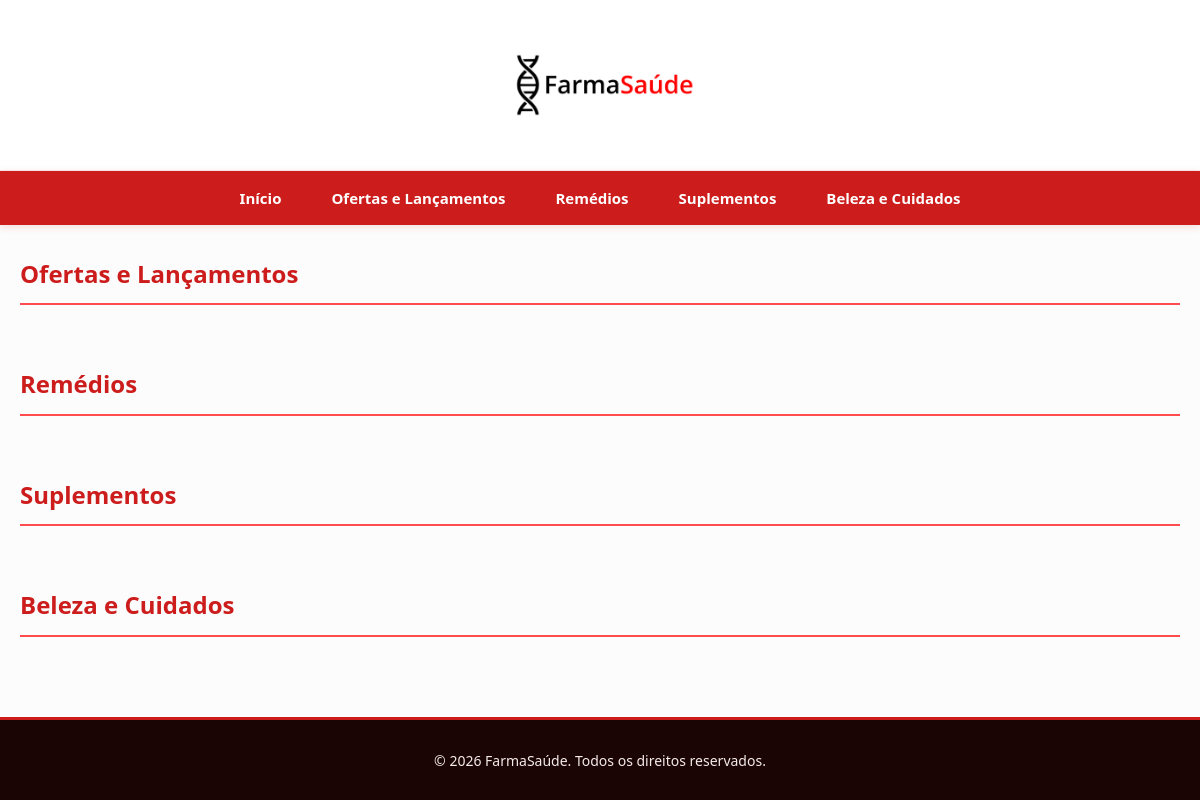
Before: / with the older database file.
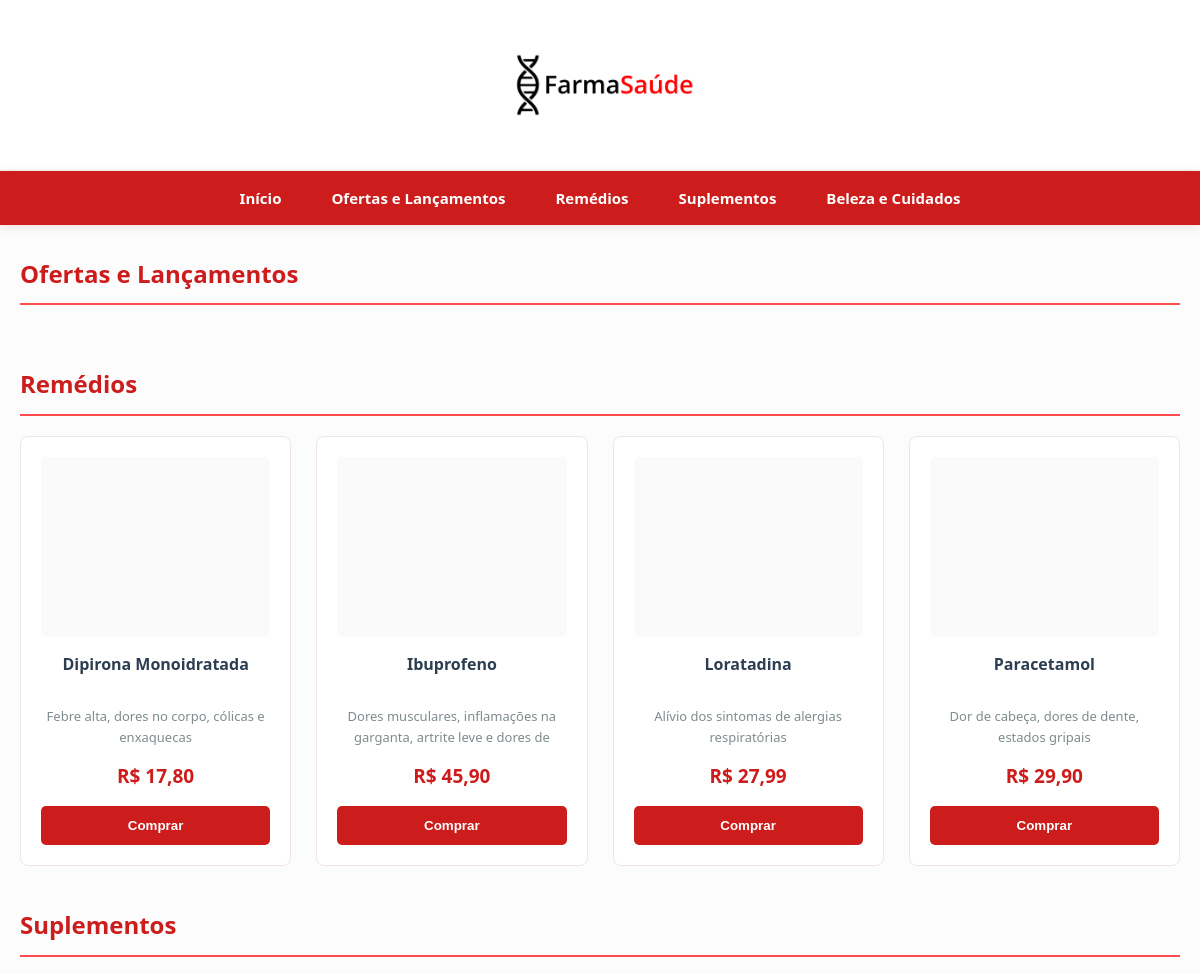
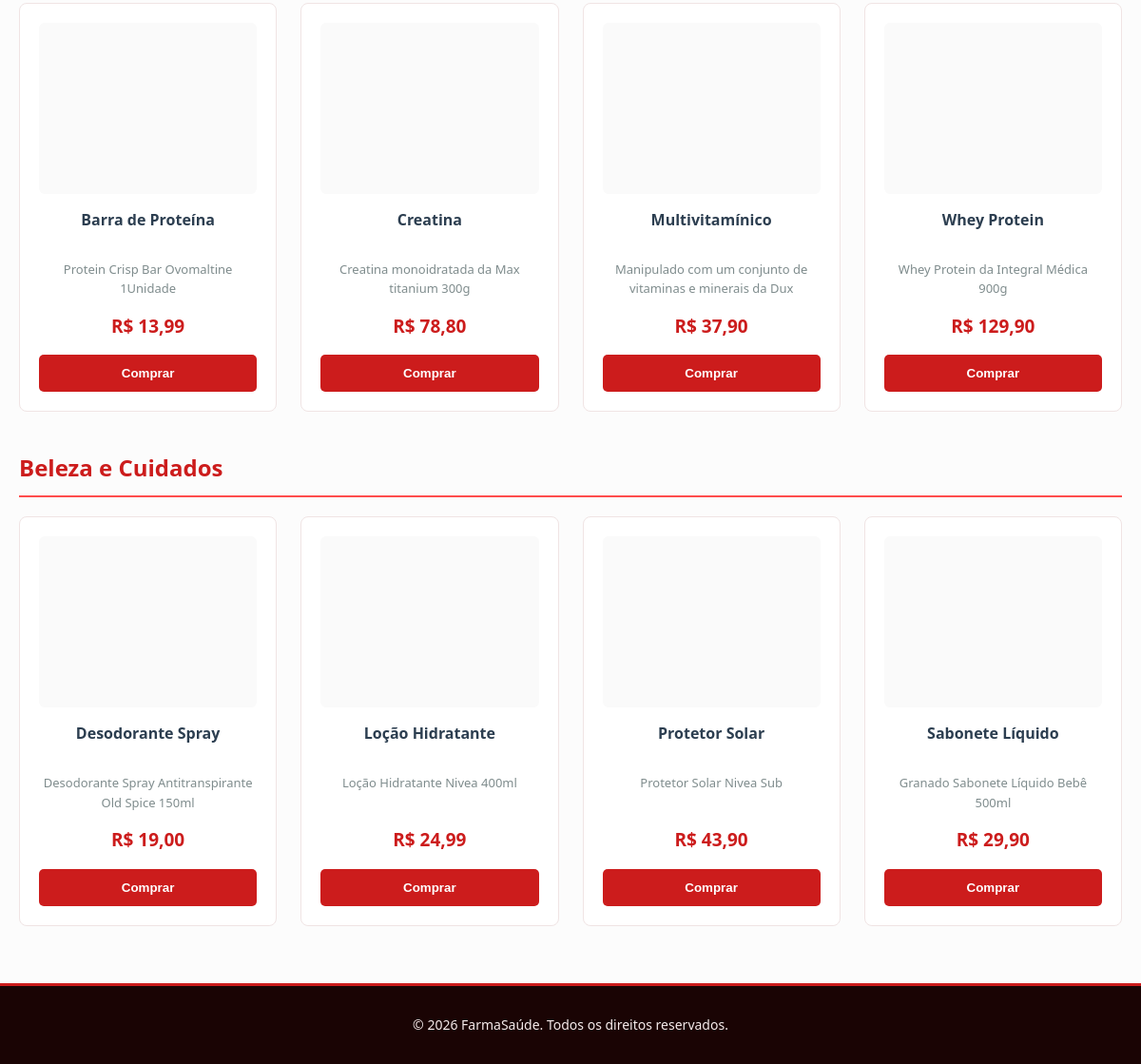
After: the same page with the newer database file (2 pictures, top to bottom).
### tables this page shows
CREATE TABLE produtos (
	id INT NOT NULL AUTO_INCREMENT,
    nome VARCHAR(50) NOT NULL,
    descricao VARCHAR(255),
    preco DECIMAL(7, 2) NOT NULL,
    oferta BOOLEAN DEFAULT FALSE,
    remedio BOOLEAN DEFAULT FALSE,
    suplemento BOOLEAN DEFAULT FALSE,
    beleza BOOLEAN DEFAULT FALSE,
    PRIMARY KEY (id)
);

### funcoes.php (called while the page is built)
<?php
    function obter_produtos($pdo, $categoria = null) {
        $colunas = ["oferta", "remedio", "suplemento", "beleza"];
        if ($categoria !== null && in_array($categoria, $colunas)) {
            if ($categoria == "oferta") {
                $sql = "SELECT * FROM produtos WHERE oferta = true ORDER BY nome";
            } else if ($categoria == "remedio") {
                $sql = "SELECT * FROM produtos WHERE remedio = true ORDER BY nome";
            } else if ($categoria == "suplemento") {
                $sql = "SELECT * FROM produtos WHERE suplemento = true ORDER BY nome";
            } else {
                $sql = "SELECT * FROM produtos WHERE beleza = true ORDER BY nome";
            }
            $comando = $pdo->query($sql);
            return $comando->fetchAll();
        }
        $sql = "SELECT * FROM produtos ORDER BY nome";
        $comando = $pdo->query($sql);
        return $comando->fetchAll();
    }
    function formatar_preco($preco) {
        return "R$ " . number_format($preco, 2, ",", ".");
    }
    function paraTexto($texto) {
        return htmlspecialchars($texto, ENT_QUOTES, "UTF-8");
    }
?>

### index.php (the view, shortened to what this page needs)
<?php
    require("conexao.php");
    require("funcoes.php");
    $produtos_remedios = obter_produtos($pdo, "remedio");
    $produtos_suplementos = obter_produtos($pdo, "suplemento");
    $produtos_beleza = obter_produtos($pdo, "beleza");
?>
<html>
    <head>
        <link rel="stylesheet" href="css/estilos.css">
    </head>
    <body>
        <header>
            <img src="imagens/Logo FarmaSaúde.png" alt="Logo FarmaSaúde">
        </header>
        <nav>
            <ul>
                <li><a href="#">Início</a></li>
                <li><a href="ofertas.php">Ofertas e Lançamentos</a></li>
                <li><a href="remedios.php">Remédios</a></li>
                <li><a href="suplementos.php">Suplementos</a></li>
                <li><a href="belezacuidado.php">Beleza e Cuidados</a></li>
            </ul>
        </nav>
        <main>
            <h2>Ofertas e Lançamentos</h2>
            <h2>Remédios</h2>
            <section id="remedios">
                <?php foreach($produtos_remedios as $produto) { ?>
                <div class="card">
                    <img alt="<?= paraTexto($produto["nome"]) ?>">
                    <h3><?= paraTexto($produto["nome"]) ?></h3>
                    <p><?= paraTexto($produto["descricao"]) ?></p>
                    <span><?= formatar_preco($produto["preco"]) ?></span>
                    <button>Comprar</button>
                </div>
                <?php } ?>
            </section>
            <h2>Suplementos</h2>
            <section id="suplementos">
                <?php foreach($produtos_suplementos as $produto) { ?>
                <div class="card">
                    <img alt="<?= paraTexto($produto["nome"]) ?>">
                    <h3><?= paraTexto($produto["nome"]) ?></h3>
                    <p><?= paraTexto($produto["descricao"]) ?></p>
                    <span><?= formatar_preco($produto["preco"]) ?></span>
                    <button>Comprar</button>
                </div>
                <?php } ?>
            </section>
            <h2>Beleza e Cuidados</h2>
            <section id="beleza">
                <?php foreach($produtos_beleza as $produto) { ?>
                <div class="card">
                    <img alt="<?= paraTexto($produto["nome"]) ?>">
                    <h3><?= paraTexto($produto["nome"]) ?></h3>
                    <p><?= paraTexto($produto["descricao"]) ?></p>
                    <span><?= formatar_preco($produto["preco"]) ?></span>
                    <button>Comprar</button>
                </div>
                <?php } ?>
            </section>
        </main>
    <footer>
        <p>&copy; 2026 FarmaSaúde. Todos os direitos reservados.</p>
    </footer>
    </body>
</html>

Changed rows visible on the page:
now on this page (row edited): produtos: nome "Dipirona Monoidratada", descricao "Febre alta, dores no corpo, cólicas e enxaquecas", preco "R$ 17,80", shown under "Remédios"
now on this page (row edited): produtos: nome "Ibuprofeno", descricao "Dores musculares, inflamações na garganta, artrite leve e dores de…", preco "R$ 45,90", shown under "Remédios"
now on this page (row edited): produtos: nome "Loratadina", descricao "Alívio dos sintomas de alergias respiratórias", preco "R$ 27,99", shown under "Remédios"
now on this page (row edited): produtos: nome "Paracetamol", descricao "Dor de cabeça, dores de dente, estados gripais", preco "R$ 29,90", shown under "Remédios"
now on this page (row edited): produtos: nome "Barra de Proteína", descricao "Protein Crisp Bar Ovomaltine 1Unidade", preco "R$ 13,99", shown under "Suplementos"
now on this page (row edited): produtos: nome "Creatina", descricao "Creatina monoidratada da Max titanium 300g", preco "R$ 78,80", shown under "Suplementos"
now on this page (row edited): produtos: nome "Multivitamínico", descricao "Manipulado com um conjunto de vitaminas e minerais da Dux", preco "R$ 37,90", shown under "Suplementos"
now on this page (row edited): produtos: nome "Whey Protein", descricao "Whey Protein da Integral Médica 900g", preco "R$ 129,90", shown under "Suplementos"
now on this page (row edited): produtos: nome "Desodorante Spray", descricao "Desodorante Spray Antitranspirante Old Spice 150ml", preco "R$ 19,00", shown under "Beleza e Cuidados"
now on this page (row edited): produtos: nome "Loção Hidratante", descricao "Loção Hidratante Nivea 400ml", preco "R$ 24,99", shown under "Beleza e Cuidados"
now on this page (row edited): produtos: nome "Protetor Solar", descricao "Protetor Solar Nivea Sub", preco "R$ 43,90", shown under "Beleza e Cuidados"
now on this page (row edited): produtos: nome "Sabonete Líquido", descricao "Granado Sabonete Líquido Bebê 500ml", preco "R$ 29,90", shown under "Beleza e Cuidados"
